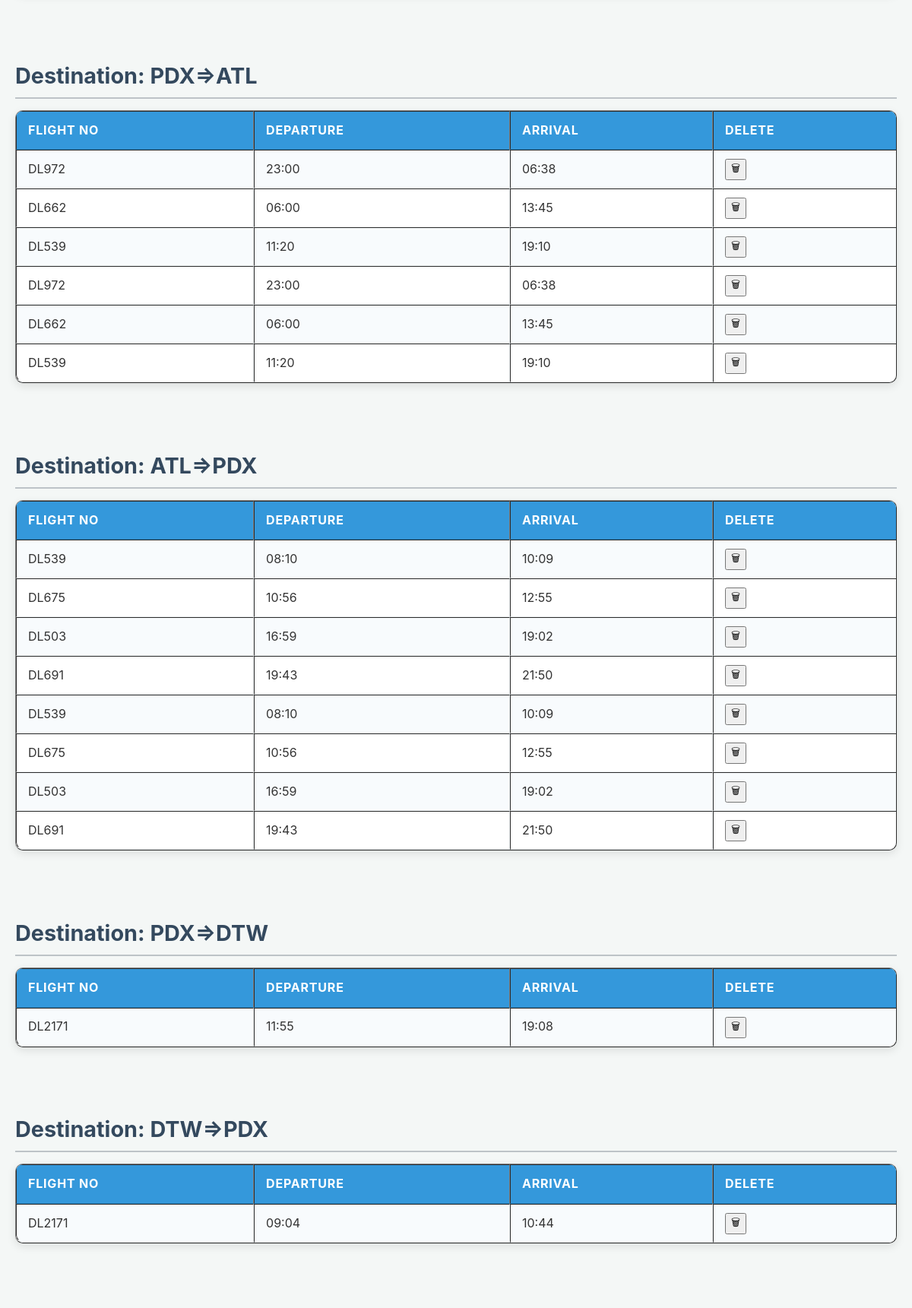
The app's page / (middle part), older data.
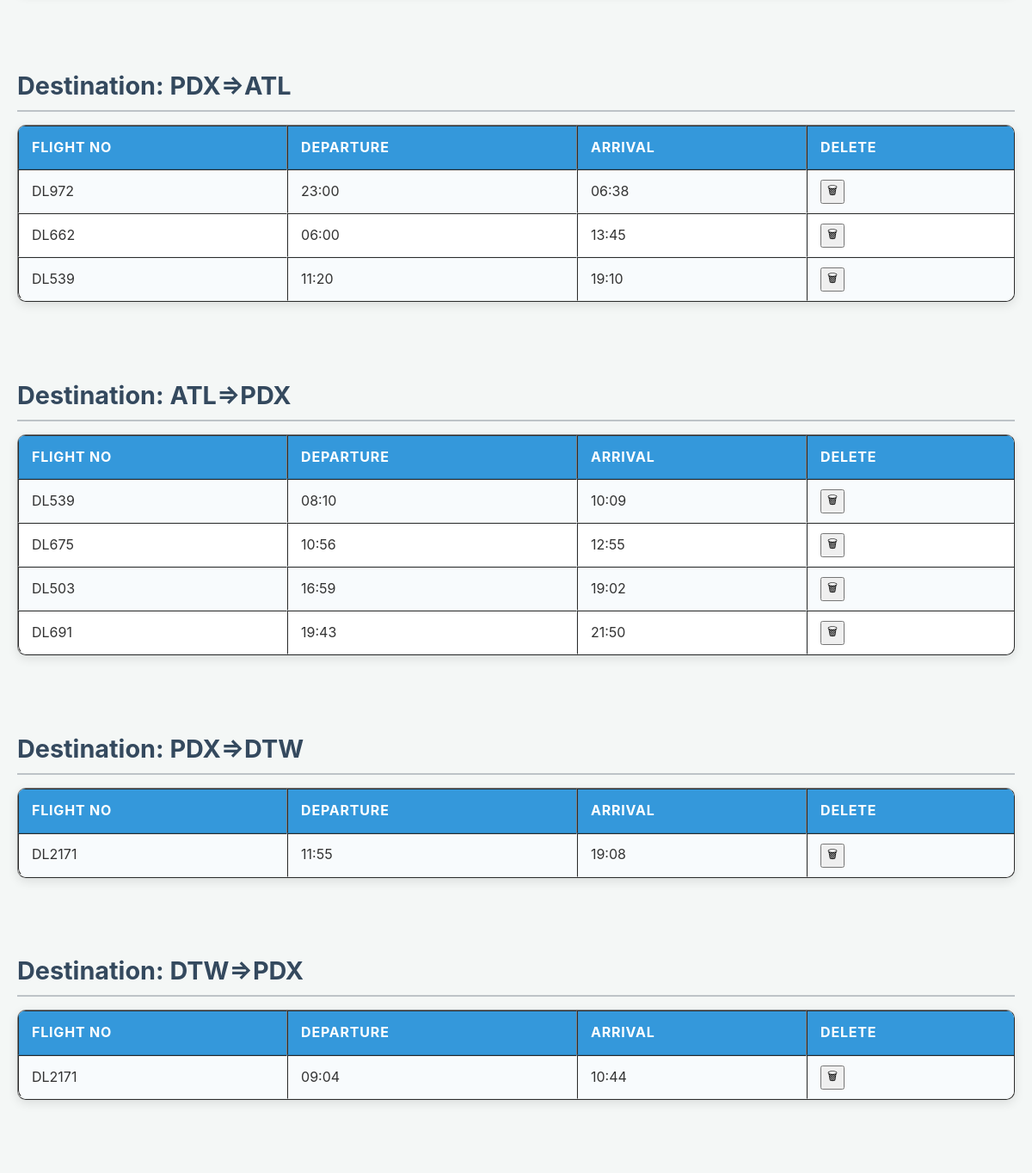
The same page, newer data.
### tables this page shows
CREATE TABLE flights (
    id INTEGER PRIMARY KEY AUTOINCREMENT,
    flightno TEXT,
    src TEXT,
    dst TEXT,
    departure TEXT,
    arrival TEXT,
    duration INTEGER
);

### app.py (the view)
@app.route('/')
def view_page():
    conn = get_connection()
    cur = conn.cursor()
    cur.execute("""
        SELECT id,flightno, src, dst, departure, arrival, duration
        FROM flights
    """)
    rows = cur.fetchall()
    conn.close()
    data_by_dest = {}
    for row in rows:
        dst = row['dst']
        src = row ['src']
        srcdst = src+'=>'+dst
        departure = datetime.strptime(row['departure'], '%Y-%m-%d %H:%M:%S')
        arrival = datetime.strptime(row['arrival'], '%Y-%m-%d %H:%M:%S')
        if srcdst not in data_by_dest:
            data_by_dest[srcdst] = []
        data_by_dest[srcdst].append({
            'flightno': row['flightno'],
            'departure': departure.strftime('%H:%M'),
            'arrival': arrival.strftime('%H:%M'),
            'duration':row['duration'],
            'id':row['id']
        })
    return render_template("view.html", data=data_by_dest)

### app.py (called while the page is built)
def get_connection():
    conn = sqlite3.connect(DB)
    conn.row_factory = sqlite3.Row
    return conn

### templates/view.html (shortened to what this page needs)
<!DOCTYPE html>
<html>
<head>
    <link rel="stylesheet" href="{{ url_for('static', filename='style.css') }}">
</head>
<body>
    {% for dest, records in data.items() %}
        <div class="destination-group" id="group-{{ dest }}">
        <h2>Destination: {{ dest }}</h2>
        <table border="1" id="table-{{ dest }}">
            <tr>
                <th>Flight No</th>
                <th>Departure</th>
                <th>Arrival</th>
                <th>Delete</th>
            </tr>
            {% for record in records %}
                <tr>
                    <td>{{ record.flightno }}</td>
                    <td>{{ record.departure }}</td>
                    <td>{{ record.arrival }}</td>
                    <td>
                    <button class="delete-btn" onclick="showDeleteConfirm({{ record.id }}, this)">🗑
                    </button>
                    </td>
                </tr>
            {% endfor %}
        </table>
        <br>
        </div>
    {% endfor %}
</body>
</html>

Row changes from the older to the newer data that the page shows:
removed flights: flightno "DL972", departure "23:00", arrival "06:38", shown under "PDX=>ATL"
removed flights: flightno "DL662", departure "06:00", arrival "13:45", shown under "PDX=>ATL"
removed flights: flightno "DL539", departure "11:20", arrival "19:10", shown under "PDX=>ATL"
removed flights: flightno "DL539", departure "08:10", arrival "10:09", shown under "ATL=>PDX"
removed flights: flightno "DL675", departure "10:56", arrival "12:55", shown under "ATL=>PDX"
removed flights: flightno "DL503", departure "16:59", arrival "19:02", shown under "ATL=>PDX"
removed flights: flightno "DL691", departure "19:43", arrival "21:50", shown under "ATL=>PDX"
